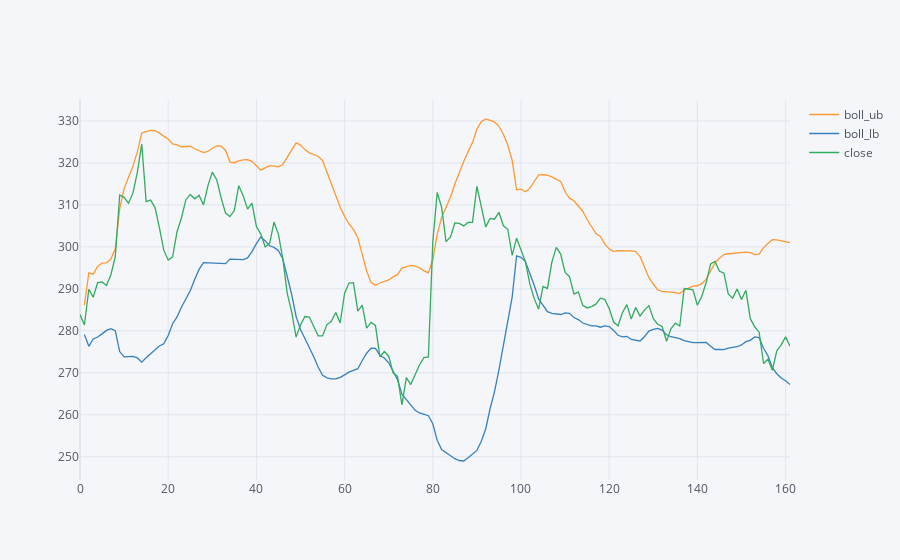

The cell this chart's notebook holds for it:
### Code cell
# sdf[['kdjj','kdjd']].plot(subplots=False,figsize=(20,2), grid=True)
sdf[['boll_ub','boll_lb','close']].iplot(kind='line', subplots=False)

### Figure 1 — Plotly figure (JSON) as saved in the notebook; plotly's stock layout.template omitted (floating-point values rounded to 4 significant figures; data arrays with more than 128 entries replaced by an {"elided": "..."} marker saying what was removed)
{"data": [{"line": {"color": "rgba(255, 153, 51, 1.0)", "dash": "solid", "shape": "linear", "width": 1.3}, "mode": "lines", "name": "boll_ub", "text": "", "type": "scatter", "x": {"elided": "162 int values"}, "y": {"elided": "162 mixed values"}}, {"line": {"color": "rgba(55, 128, 191, 1.0)", "dash": "solid", "shape": "linear", "width": 1.3}, "mode": "lines", "name": "boll_lb", "text": "", "type": "scatter", "x": {"elided": "162 int values"}, "y": {"elided": "162 mixed values"}}, {"line": {"color": "rgba(50, 171, 96, 1.0)", "dash": "solid", "shape": "linear", "width": 1.3}, "mode": "lines", "name": "close", "text": "", "type": "scatter", "x": {"elided": "162 int values"}, "y": {"elided": "162 float values"}}], "layout": {"legend": {"bgcolor": "#F5F6F9", "font": {"color": "#4D5663"}}, "paper_bgcolor": "#F5F6F9", "plot_bgcolor": "#F5F6F9", "title": {"font": {"color": "#4D5663"}}, "xaxis": {"gridcolor": "#E1E5ED", "showgrid": true, "tickfont": {"color": "#4D5663"}, "title": {"font": {"color": "#4D5663"}, "text": ""}, "zerolinecolor": "#E1E5ED"}, "yaxis": {"gridcolor": "#E1E5ED", "showgrid": true, "tickfont": {"color": "#4D5663"}, "title": {"font": {"color": "#4D5663"}, "text": ""}, "zerolinecolor": "#E1E5ED"}}}
